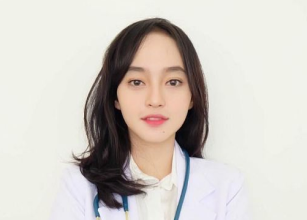
#> input picture 1207070085_Naufal Tsany Qadamushdiqi/image/img-doc2.png, 307 x 220 px
$ python 7-7.py   (older library calls are emulated)
#> lines starting #> are read from the running program, lines starting #| are printed output that depends on the picture; after the words box and inside, x2 and y2 are one past the last pixel; in counts of white or black regions, pixels touching at a corner belong together
# memanggil modul yang diperlukan
import cv2
import numpy as np
from matplotlib import pyplot as plt

img = cv2.imread("image/img-doc2.png") # Membaca gambar dengan OpenCV
#> img is the input picture: shape (220, 307, 3); mean B, G, R 196.3, 202.7, 208.1

imgrgb = cv2.cvtColor(img, cv2.COLOR_BGR2RGB) # Mengubah format citra dari BGR menjadi RGB menggunakan fungsi cv2.cvtColor.

plt.imshow(imgrgb)
plt.title("Gambar Awal")
plt.axis("off")
plt.show()
# Menampilkan gambar awal (citra RGB) tanpa filter menggunakan plt.imshow, dengan judul "Gambar Awal" dan sumbu (axis) yang tidak ditampilkan.

kernel = np.ones((5,5),np.float32)/25
print(kernel)
# Membuat filter dengan matriks berukuran 5x5 yang berisi nilai 1 dan kemudian membaginya dengan 25. Nilai filter ini akan digunakan dalam operasi filtering.

img_filter = cv2.filter2D(img,-1,kernel)
# Melakukan operasi filtering pada citra asli (img) menggunakan filter yang telah dibuat sebelumnya (kernel)

plt.imshow(img_filter)
plt.title("Gambar Setelah Filtering")
plt.axis("off")
plt.show()
# Menampilkan citra setelah proses filtering menggunakan plt.imshow, dengan judul "Gambar Setelah Filtering" dan sumbu (axis) yang tidak ditampilkan.

data = np.random.normal(size=1000)

plt.rcParams["figure.figsize"] = (10,10)
# Mengatur ukuran plot

plt.subplot(221), plt.imshow(imgrgb)
plt.title('Original')
plt.xticks([]), plt.yticks([])

plt.subplot(222)
plt.hist(data, bins=30)
plt.xlabel('Value')
plt.ylabel('Frequency')
plt.title('Histogram')


plt.subplot(223), plt.imshow(img_filter)
plt.title('Averaging')
plt.xticks([]), plt.yticks([])

plt.subplot(224)
hist_data = img_filter.flatten()
plt.hist(hist_data, bins=30)
plt.xlabel('Value')
plt.ylabel('Frequency')
plt.title('Histogram Setelah Filtering')

plt.suptitle('Gambar dan Histogram')
plt.show()
#> figure, not shown here; B, G, R data is drawn as R, G, B; panel 2: tallest bar 88 high, from x = -0.53 to -0.337; panel 4: tallest bar 93220 high, from x = 233.7 to 241.8

img_blur = cv2.blur(img,(5,5))
plt.imshow(img_blur)
# Melakukan operasi blurring pada citra asli (img) menggunakan cv2.blur dengan kernel

kernel = np.matrix([
          [1, 1, 1],
          [1, 2, 1],
          [1, 1, 1]
          ])/25
print(kernel)
# Membuat kernel dengan menggunakan np.matrix dengan matriks berukuran 3x3 yang memiliki pola tertentu, dan kemudian membaginya dengan 25. Nilai kernel ini akan digunakan dalam operasi filtering.

img_filter = cv2.filter2D(img,-1,kernel)
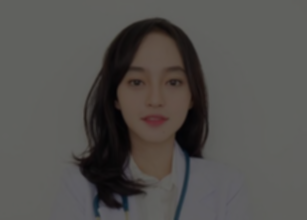
#> img_filter: shape (220, 307, 3); mean B, G, R 78.6, 81.1, 83.2

plt.imshow(img_filter)
plt.show()
#> figure, not shown here; B, G, R data is drawn as R, G, B
# Melakukan operasi filtering pada citra asli (img) menggunakan kernel


# Highpass Filter

img = cv2.imread("image/img-doc2.png", 0)  # Membaca citra dan convert to greyscale
#> img: shape (220, 307); min 0, max 245, mean 203.7

laplacian = cv2.Laplacian(img, cv2.CV_64F)  # Menerapkan algoritma high-pass filtering menggunakan operator Laplacian pada citra grayscale (`img`). Hasilnya disimpan dalam variabel `laplacian`.

sobelx = cv2.Sobel(img, cv2.CV_64F, 1, 0, ksize=5)
sobely = cv2.Sobel(img, cv2.CV_64F, 0, 1, ksize=5)
# Menerapkan algoritma high-pass filtering menggunakan operator Sobel pada citra grayscale (`img`). Operator Sobel digunakan untuk mendeteksi tepi vertikal (dalam `sobelx`) dan tepi horizontal (dalam `sobely`) pada citra. Kedua hasilnya disimpan dalam variabel `sobelx` dan `sobely`.

plt.rcParams["figure.figsize"] = (10, 10)  # Mengatur ukuran plot menjadi 20x20 untuk tampilan yang lebih besar.

plt.subplot(2, 2, 1), plt.imshow(img, cmap='gray')
plt.title('Original'), plt.xticks([]), plt.yticks([])
plt.subplot(2, 2, 2), plt.imshow(laplacian, cmap='gray')
plt.title('Laplacian'), plt.xticks([]), plt.yticks([])
plt.subplot(2, 2, 3), plt.imshow(sobelx, cmap='gray')
plt.title('Sobel X'), plt.xticks([]), plt.yticks([])
plt.subplot(2, 2, 4), plt.imshow(sobely, cmap='gray')
plt.title('Sobel Y'), plt.xticks([]), plt.yticks([])

plt.figure(figsize=(10, 5))
plt.subplot(121)
hist_data = img.flatten()
plt.hist(hist_data, bins=30)
plt.xlabel('Value')
plt.ylabel('Frequency')
plt.title('Histogram (Original)')

plt.subplot(122)
hist_data = laplacian.flatten()
plt.hist(hist_data, bins=30)
plt.xlabel('Value')
plt.ylabel('Frequency')
plt.title('Histogram (Laplacian)')

plt.show()
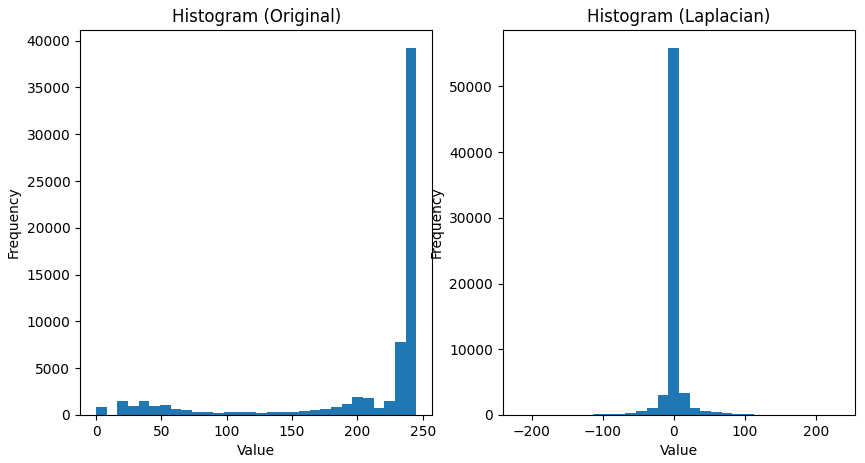
#> figure drawn by matplotlib, 2 panels; panel 1: tallest bar 39185 high, from x = 236.8 to 245; panel 2: tallest bar 55780 high, from x = -8 to 7


img = cv2.imread("image/img-doc2.png", 0) # Membaca citra dan convert to greyscale

# memanggil fungsi Canny Edges dengan argument (citra, nilai_min, nilai_max)
edges = cv2.Canny(img, 100, 200)
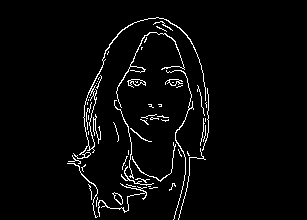
#> edges: shape (220, 307); 3.4% white in thin lines or dots, all inside (x1, y1, x2, y2) = (67, 17, 209, 220)

plt.subplot(121), plt.imshow(img, cmap='gray')
plt.title('Original Image'), plt.xticks([]), plt.yticks([])
plt.subplot(122), plt.imshow(edges, cmap='gray')
plt.title('Edge Image'), plt.xticks([]), plt.yticks([])
plt.show()
# Menampilkan citra asli dan citra hasil deteksi tepi menggunakan `plt.subplot`. Citra asli ditampilkan pada subplot pertama dengan judul "Original Image", sedangkan citra hasil deteksi tepi ditampilkan pada subplot kedua dengan judul "Edge Image". Sumbu x dan y tidak ditampilkan.


img = cv2.imread("image/img-doc2.png",0) # Membaca citra dan convert to greyscale

ret,thresh1 = cv2.threshold(img,127,255,cv2.THRESH_BINARY)
#> thresh1: shape (220, 307); 85.4% white; 9 black regions (6 under 20 px), largest, box (x1, y1, x2, y2) and area: (74, 18, 208, 220) 9722, (166, 79, 183, 86) 63, (128, 79, 145, 86) 56
ret,thresh2 = cv2.threshold(img,127,255,cv2.THRESH_BINARY_INV)
ret,thresh3 = cv2.threshold(img,127,255,cv2.THRESH_TRUNC)
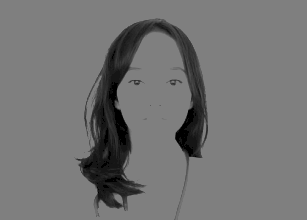
#> thresh3: shape (220, 307); min 0, max 127, mean 115.5
ret,thresh4 = cv2.threshold(img,127,255,cv2.THRESH_TOZERO)
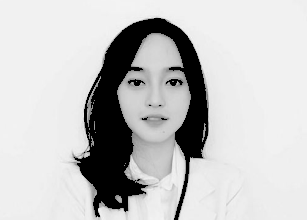
#> thresh4: shape (220, 307); min 0, max 245, mean 196.7
ret,thresh5 = cv2.threshold(img,127,255,cv2.THRESH_TOZERO_INV)
# Melakukan thresholding pada citra grayscale (`img`) dengan nilai threshold 127. Hasilnya disimpan dalam variabel `thresh1`, `thresh2`, `thresh3`, `thresh4`, dan `thresh5` sesuai dengan jenis thresholding yang digunakan.

titles = ['Gambar asli','BINARY','BINARY_INV','TRUNC','TOZERO','TOZERO_INV']
images = [img, thresh1, thresh2, thresh3, thresh4, thresh5]
# Menyimpan judul dan citra hasil thresholding dalam bentuk list untuk keperluan plotting.

for i in range(6):
    plt.subplot(3,2,i+1),plt.imshow(images[i],'gray')
    plt.title(titles[i])
    plt.xticks([]),plt.yticks([])
plt.show()
# Menampilkan citra-citra hasil thresholding dalam satu plot menggunakan `plt.subplot`. Citra asli ditampilkan pada subplot pertama, sedangkan citra hasil thresholding ditampilkan pada subplot-subplot berikutnya sesuai dengan urutan yang telah ditentukan. Setiap subplot diberi judul dan sumbu x dan y tidak ditampilkan.

img = cv2.medianBlur(img,5) # Menggunakan median blur pada citra grayscale (`img`) dengan ukuran kernel 5. Hal ini dilakukan untuk menghaluskan tepi objek pada citra sebelum melakukan thresholding.

# Lakukan Thresholding
# Binary Threshold
ret, th1 = cv2.threshold(img, 127, 255, cv2.THRESH_BINARY)
#> th1: shape (220, 307); 85.4% white; 3 black regions, box (x1, y1, x2, y2) and area: (78, 18, 208, 220) 9770, (169, 79, 182, 86) 49, (132, 80, 141, 86) 38
# Melakukan thresholding binary menggunakan fungsi threshold dari OpenCV dengan nilai threshold 127.

# Adaptive Threshold dengan Mean
th2 = cv2.adaptiveThreshold(img, 255, cv2.ADAPTIVE_THRESH_MEAN_C, cv2.THRESH_BINARY, 11, 2)
#> th2: shape (220, 307); 85.4% white; 56 black regions (40 under 20 px), largest, box (x1, y1, x2, y2) and area: (72, 18, 209, 220) 8282, (134, 147, 174, 181) 311, (140, 115, 169, 128) 227
# Melakukan thresholding adaptif dengan metode mean menggunakan fungsi adaptiveThreshold dari OpenCV. Menggunakan ukuran blok 11x11 dan konstanta C sebesar 2.

# Adaptive Threshold dengan Gaussian
th3 = cv2.adaptiveThreshold(img, 255, cv2.ADAPTIVE_THRESH_GAUSSIAN_C, cv2.THRESH_BINARY, 11, 2)
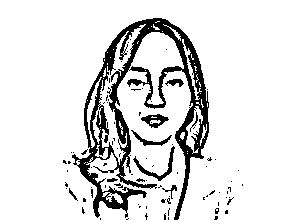
#> th3: shape (220, 307); 88% white; 87 black regions (76 under 20 px), largest, box (x1, y1, x2, y2) and area: (72, 18, 209, 220) 6856, (133, 146, 175, 181) 263, (141, 114, 169, 128) 192
# Melakukan thresholding adaptif dengan metode Gaussian menggunakan fungsi adaptiveThreshold dari OpenCV. Menggunakan ukuran blok 11x11 dan konstanta C sebesar 2.

# Plotting
titles = ['Original Image', 'Global Thresholding (v = 127)', 'Adaptive Mean Thresholding', 'Adaptive Gaussian Thresholding']
images = [img, th1, th2, th3]
# Membuat list judul 'titles' yang akan digunakan untuk memberikan judul pada setiap gambar yang akan ditampilkan. Membuat list 'images' yang berisi citra asli dan hasil thresholding.

# menampilkan hasil
for i in range(4):
    plt.subplot(2, 2, i + 1)
    plt.imshow(images[i], 'gray')
    plt.title(titles[i])
    plt.xticks([]), plt.yticks([])
# Melakukan iterasi untuk menampilkan gambar-gambar secara berurutan. Mengatur tata letak subplot dengan 2 baris dan 2 kolom. Menampilkan gambar pada subplot yang sesuai, memberikan judul menggunakan 'titles', dan menghilangkan label sumbu x dan y.

plt.tight_layout()
plt.show()
# Mengatur tata letak subplot agar lebih rapi dan menampilkan plot.

# Membuat histogram dari gambar asli
plt.subplot(2, 2, 1)
plt.hist(img.ravel(), 256, [0, 256])
plt.title('Histogram Gambar asli')
plt.xlabel('Pixel Value')
plt.ylabel('Frequency')

# Membuat histogram dari gambar setelah di filter
for i in range(1, 4):
    plt.subplot(2, 2, i + 1)
    plt.hist(images[i].ravel(), 256, [0, 256])
    plt.title('Histogram ' + titles[i])
    plt.xlabel('Pixel Value')
    plt.ylabel('Frequency')

plt.tight_layout()
plt.show()
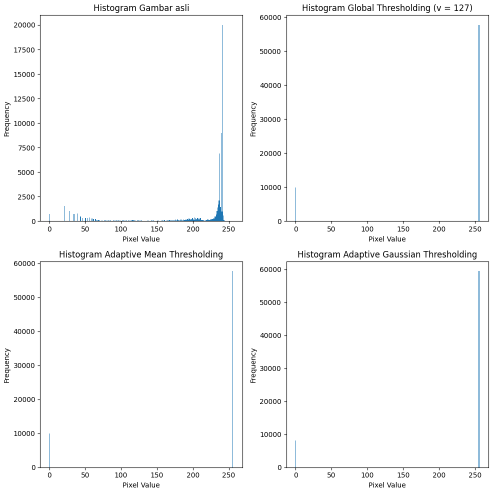
#> figure drawn by matplotlib, 4 panels; panel 1: tallest bar 20002 high, from x = 241 to 242; panel 2: tallest bar 57683 high, from x = 255 to 256; panel 3: tallest bar 57658 high, from x = 255 to 256; panel 4: tallest bar 59444 high, from x = 255 to 256
# Menampilkan citra-citra hasil thresholding dalam satu plot menggunakan `plt.subplot`. Citra asli ditampilkan pada subplot pert
